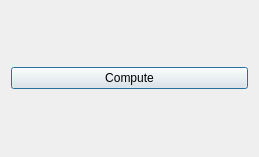
<?xml version="1.0" encoding="UTF-8"?>
<ui version="4.0">
    <class>dialog_base</class>
    <widget class="QDialog" name="dialog_base">
        <property name="geometry">
            <rect>
                <x>0</x>
                <y>0</y>
                <width>259</width>
                <height>157</height>
            </rect>
        </property>
        <property name="windowTitle">
            <string>Caddy Importer</string>
        </property>
        <layout class="QVBoxLayout" name="parameter_layout">
            <item>
                <layout class="QHBoxLayout" name="horizontalLayout_4">
                    <item>
                        <widget class="QPushButton" name="compute_button">
                            <property name="text">
                                <string>Compute</string>
                            </property>
                        </widget>
                    </item>
                </layout>
            </item>
        </layout>
    </widget>
    <customwidgets>
        <customwidget>
            <class>QgsFileWidget</class>
            <extends>QWidget</extends>
            <header>qgsfilewidget.h</header>
        </customwidget>
    </customwidgets>
    <resources/>
    <connections/>
</ui>
